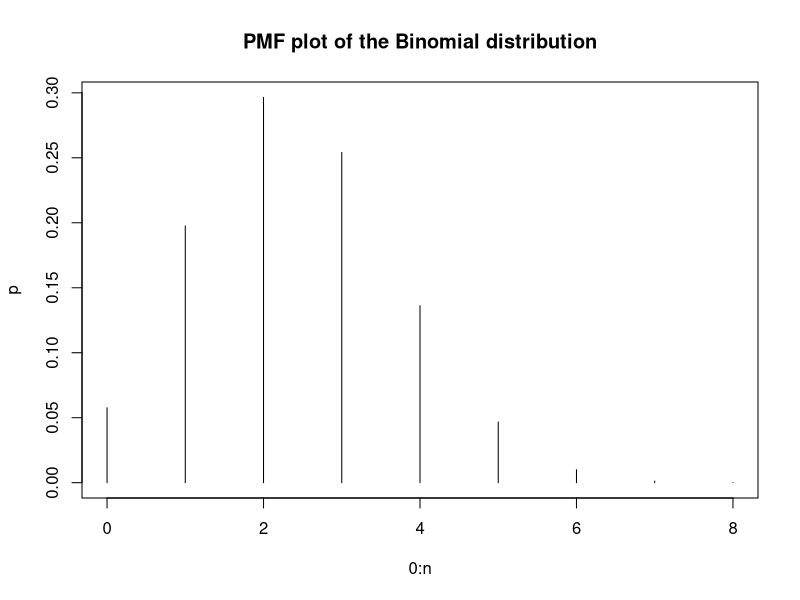
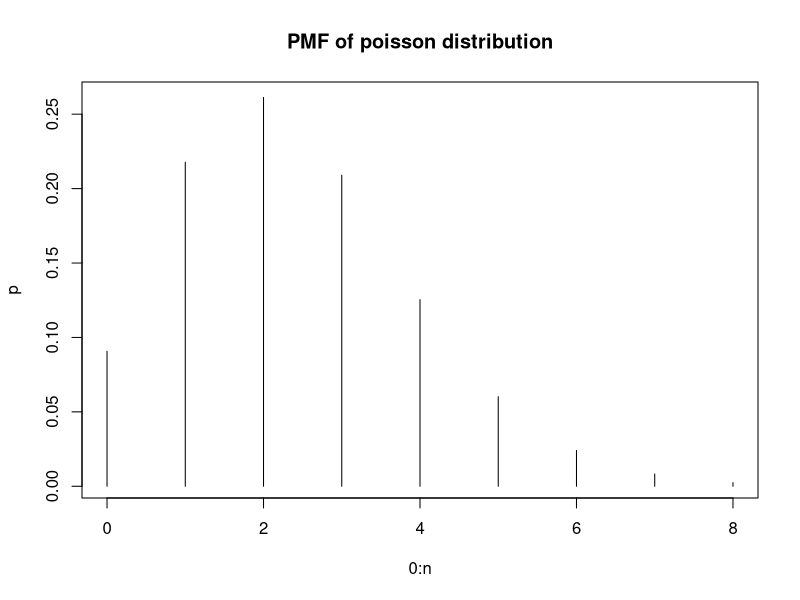

Reproduce these figures in R, in order.
lambda=2.4
n=8

#Binomial
success=(lambda/n)
p=dbinom(0:n,n,success)
plot(0:n,p,type='h',main='PMF plot of the Binomial distribution')

#Poisson
p=dpois(0:n,lambda)
plot(0:n,p,type='h',main='PMF of poisson distribution')